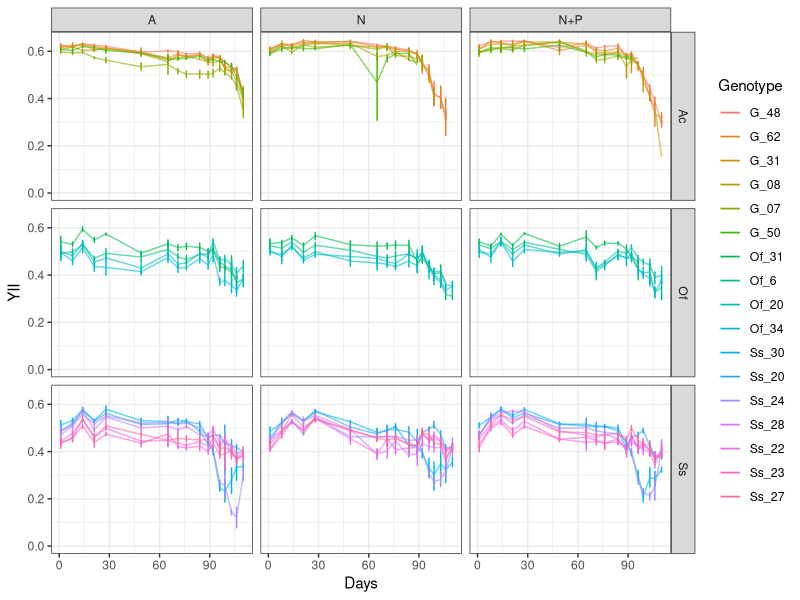
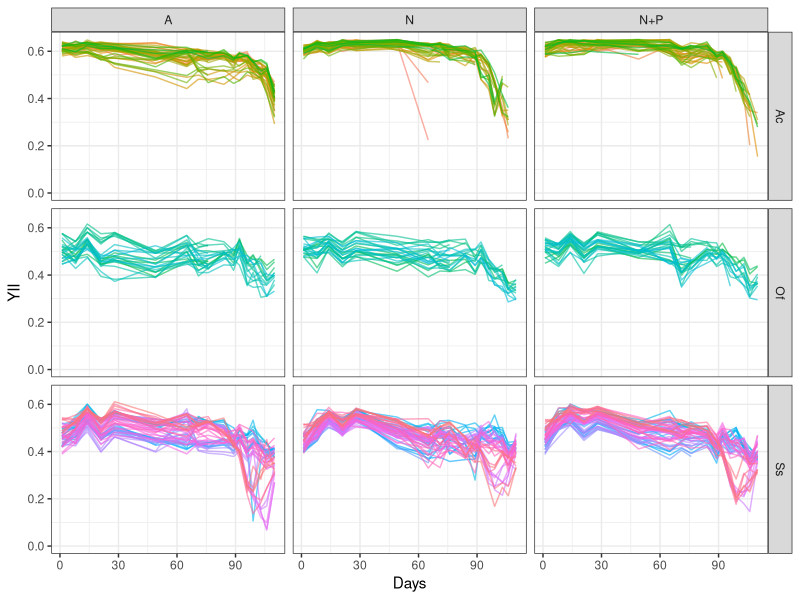
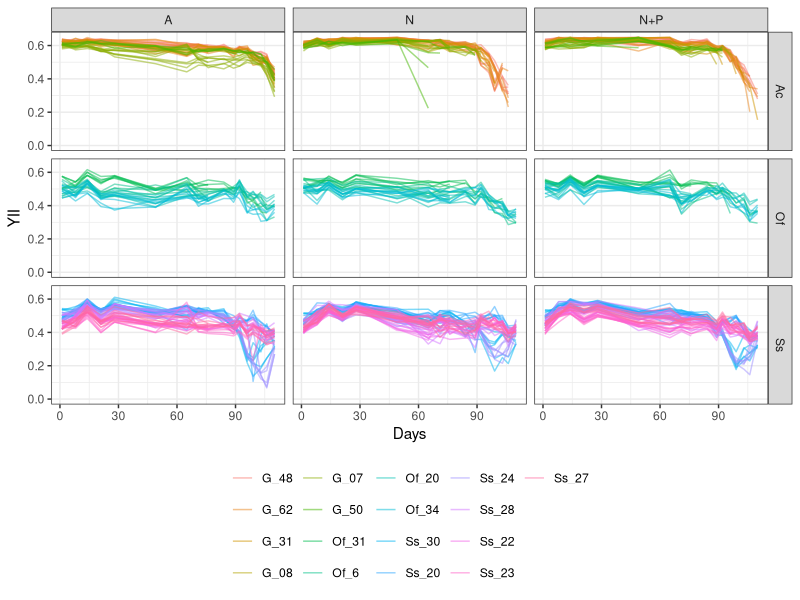
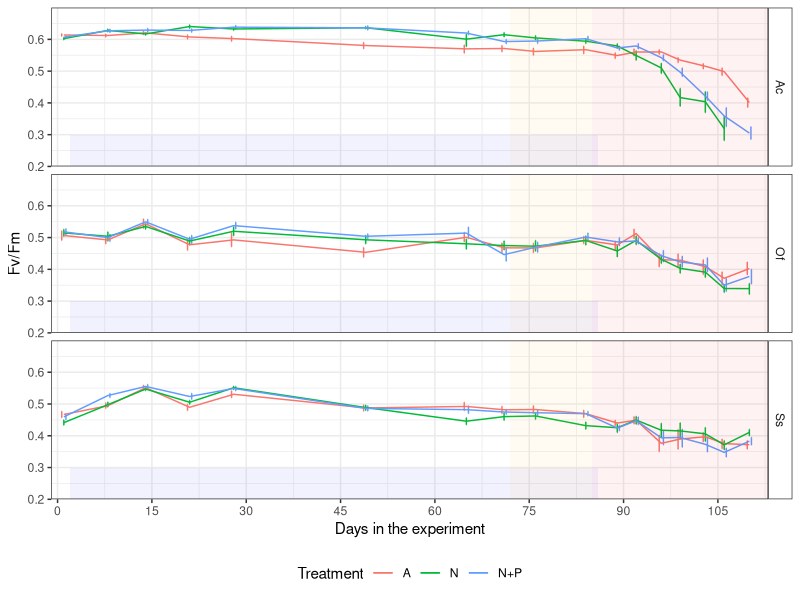
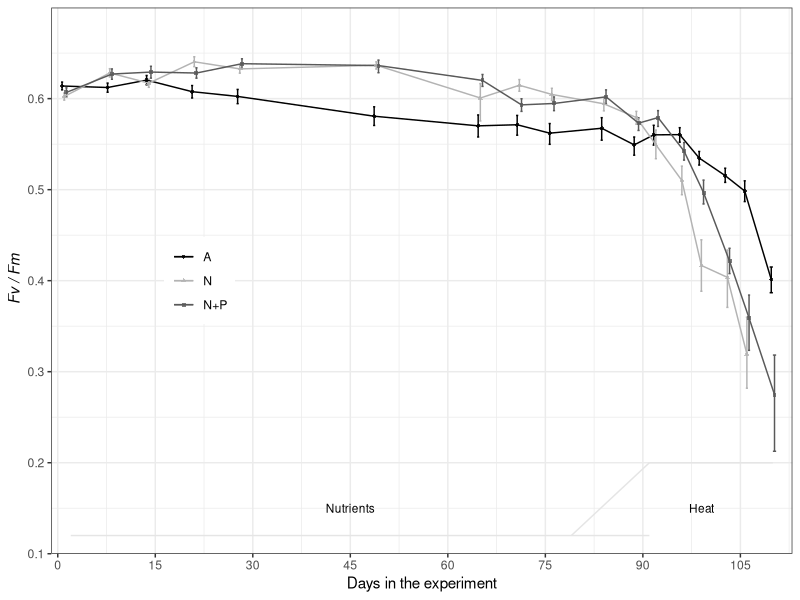
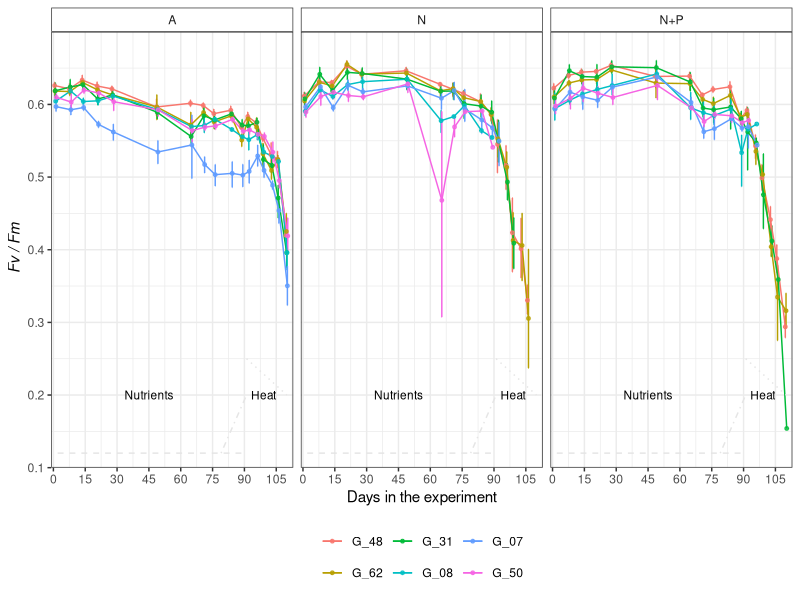
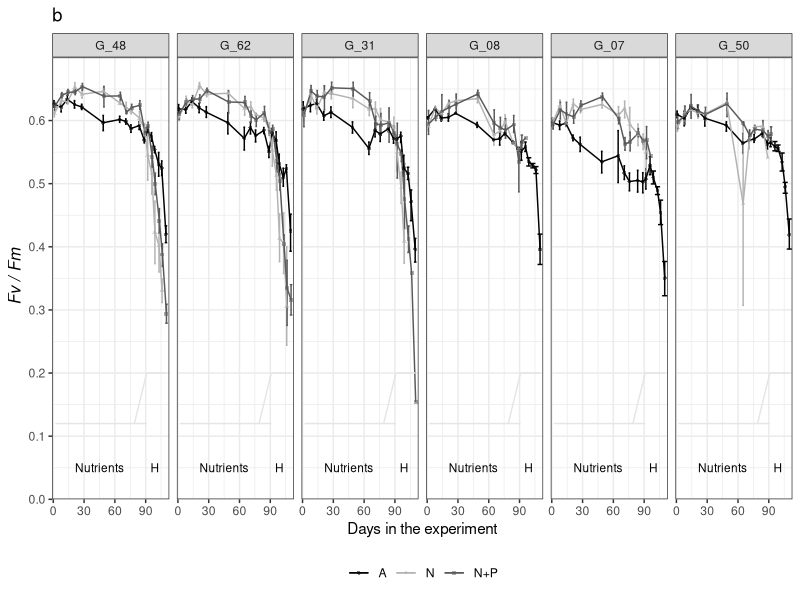

Recreate these plots in R, in order. (Note: this script raises an error after producing the figures.)
## ---- chunk 1
knitr::opts_chunk$set(echo = TRUE, warning=FALSE, message=FALSE, fig.width=7, fig.height=7)
## ---- chunk 2

# Load libraries and sources required to run the script
    library(tidyverse)
    library(ggthemes)
    library(lmerTest)
    library(emmeans)
    library(multcomp)
    library(effects)

# Default ggplot settings

    Fill.colour<-scale_colour_manual(values = c("black", "gray70", "gray35"))

    ggthe_bw<-theme(plot.background=element_blank(),
          panel.grid.major.y = element_blank(),
          panel.grid.major.x = element_blank(),
          panel.grid.minor.x = element_blank(),
          panel.grid.minor.y = element_blank(),
          legend.box.background = element_rect(),
          panel.background =element_rect(fill = NA, color = "black")
          )+
    theme_bw()
## ---- chunk 3
# Acer
    YII.Acer<-read.csv("YII_Data/YII_Nutrients_Acer.csv", header = T)
      YII.Acer$Fragment<-as.character(YII.Acer$Fragment)  # Fragment ID to character
      YII.Acer<-subset(YII.Acer, Colony!="F")
      YII.Acer<-subset(YII.Acer , Treatment!="Dead")
      YII.Acer$Spp<-"Ac"
    ## Genotype information
      MOTE<-read.csv("Genotypes_mote.csv", header = TRUE)
      YII.Acer<-merge(YII.Acer, MOTE, by="Colony", all.x=TRUE)

# Ofav    
    YII.Ofav<-read.csv("YII_Data/YII_Nutrients_Ofav.csv")
      YII.Ofav$Fragment<-as.character(YII.Ofav$Fragment) 
      YII.Ofav$Colony<-factor(as.character(YII.Ofav$Colony), 
                            levels=c("31","6","20","34"))  # D dominance order
      YII.Ofav$Genotype<-paste("Of", YII.Ofav$Colony, sep = "_")
      YII.Ofav$Spp<-"Of"

            
# Ssid      
    YII.Ssid<-read.csv("YII_Data/YII_Nutrients_Ssid.csv")
      YII.Ssid$Colony<-factor(as.character(YII.Ssid$Colony), 
                                 levels=c("30","20","24","28","22","23","27") )  # D dominance order
      YII.Ssid$Genotype<-paste("Ss", YII.Ssid$Colony, sep = "_")
      YII.Ssid$Spp<-"Ss"
      
# Pool all species the data
      YII.data<-dplyr::bind_rows(list(YII.Acer,YII.Ofav,YII.Ssid))
      YII.data<-YII.data[,-1]
      summary(YII.data)
      
# Organize data type
      YII.data$Date<-as.Date(YII.data$Date, "%m/%d/%y")
      YII.data$Days<-(as.numeric(YII.data$Date) -17485)
      
      YII.data$Spp <- as.factor(YII.data$Spp)
      YII.data$Treatment[YII.data$Treatment == "Control"] <- "A"
      YII.data$Treatment[YII.data$Treatment == "NP"] <- "N+P"
      YII.data$Treatment <- as.factor(YII.data$Treatment)
      YII.data$Genotype<-factor(as.character(YII.data$Genotype), 
                             levels=c("G_48", "G_62","G_31", 
                                      "G_08","G_07", "G_50", 
                             "Of_31","Of_6","Of_20","Of_34", 
                             "Ss_30","Ss_20","Ss_24",
                             "Ss_28","Ss_22","Ss_23","Ss_27"))  # D dominance order
      YII.data$Fragment <- paste(YII.data$Spp, YII.data$Fragment, sep = "_")
      YII.data$SampleID <- paste(YII.data$Fragment, YII.data$Time, sep = "_")
      
# Check the data
      str(YII.data)
      summary(YII.data)
      # YII.data<-YII.data[order(
      #   YII.data$Spp, YII.data$Treatment, YII.data$Replicate,
      #   YII.data$Fragment, YII.data$Date),]
      YII.data<-YII.data[order(
        YII.data$Spp, YII.data$Date, YII.data$Treatment, YII.data$Replicate,
        YII.data$Fragment),]
      #write.csv(YII.data, "Outputs/All_YII_data.csv", row.names = F)
    
# Remove baseline values
      YII.data<-subset(YII.data, Days>-1)
    # Remove recovery values
      YII.data<-subset(YII.data, Days<112)
      # write.csv(YII.data, "Outputs/Experiment_YII_data.csv", row.names = F)  
    # YII.Wide<- reshape(YII.data, idvar = "Fragment", timevar = "Days", direction = "wide")
      
      Spp.fragments<-YII.data %>% 
        group_by(Spp, Genotype, Treatment, Replicate) %>% count(Fragment)
      Spp.fragments
      #write.csv(Spp.fragments, "Meassurments_perFragments.csv", row.names = F)

# Subset data before heat stress (Only nutrients)
      YII.nutrients<-subset(YII.data, Days<80)
## ---- chunk 4
YII_Colony<- ggplot(YII.data, aes (Days, YII, colour=Genotype)) +
        stat_summary(fun.data = "mean_cl_boot",geom = "errorbar", width = 0.5)+
        stat_summary(fun.y=mean, geom="line", alpha=0.6) +   theme_bw()
      YII_Colony + ylim(0.0, 0.65) + facet_grid (Spp~Treatment)
      
YII_Fragment<- ggplot(YII.data, aes (Days, YII, colour=factor(Fragment))) +
        stat_summary(fun.y=mean, geom="line", alpha=0.6) +  
        theme_bw() + theme(legend.position = "none")
      YII_Fragment + ylim(0.0, 0.65) + facet_grid (Spp~Treatment)
      
YII_Frag_Gen<- ggplot(YII.data, aes (Days, YII, colour=Genotype, shape=Fragment)) +
        stat_summary(fun.y=mean, geom="line", alpha=0.5) +  
        theme_bw() + theme(legend.position = "bottom",
                           legend.title = element_blank())
      YII_Frag_Gen + ylim(0.0, 0.65) + facet_grid (Spp~Treatment)
## ---- chunk 5
YII_Treat<- ggplot(YII.data, aes (Days, YII, colour=Treatment)) +
        stat_summary(fun.data = "mean_cl_boot",geom = "errorbar", width = 0.2, position = position_dodge(1) )+
        stat_summary(fun.y=mean, geom="line") + ggthe_bw +
        theme(legend.position="bottom",
              strip.background = element_rect(fill="white"))+
        scale_y_continuous(limits = c(0.2, 0.7),
                           breaks = seq(0.2, 0.6, 0.1),  
                           expand = c(0, 0),
                           name=("Fv/Fm")) +
        scale_x_continuous(name="Days in the experiment",
                           limits = c(-1,113),
                           breaks = seq(0, 113, 15),  
                           expand = c(0, 0))+
        annotate("rect", xmin= 2, xmax = 86,
                 ymin = 0.2, ymax =0.3, fill="blue", alpha = .05)+
        annotate("rect", xmin= 72, xmax = 85,
                 ymin = 0.2, ymax =0.7, fill="orange", alpha = .05)+
        annotate("rect", xmin= 85, xmax = 113,
                 ymin = 0.2, ymax =0.7, fill="red", alpha = .05) + facet_grid (Spp~.)
YII_Treat
## ---- chunk 6
YII_Treat_BW<- ggplot(data=subset(YII.data, Spp=="Ac"), aes (Days, YII, colour=factor(Treatment), shape=factor(Treatment))) +
        ggthe_bw + Fill.colour+
        stat_summary(fun.data = "mean_cl_boot",geom = "errorbar", width = 1,
                     position = position_dodge(1) )+
        stat_summary(fun.y=mean, geom="line", position = position_dodge(1), 
                     linetype=1, alpha=1) + 
         stat_summary(fun.y=mean, geom="point", size =1,
                   position=position_dodge(width=1), alpha=0.8)  +
        theme(legend.position=c(0.2, 0.5),
        legend.title = element_blank(), 
        strip.background =element_rect(fill=NA)) +
      
    scale_y_continuous(limits = c(0.1, 0.7),
                           breaks = seq(0.1, 0.6, 0.1),  
                           expand = c(0, 0),
                           name=expression(~italic("Fv / Fm"))) +
        scale_x_continuous(name="Days in the experiment",
                           limits = c(-1,113),
                           breaks = seq(0, 113, 15),  
                           expand = c(0, 0))+
        annotate("segment", x = 2, xend = 91, y = 0.12, yend = 0.12,
                  colour = "gray90", linetype=1)+
        annotate("segment", x = 79, xend = 91, y = 0.12, yend = 0.20,
                  colour = "gray90", linetype=1)+
        annotate("segment", x = 91, xend = 110, y = 0.20, yend = 0.20,
                  colour = "gray90", linetype=1)
        
      
      Figure3<-YII_Treat_BW + #facet_grid (Spp~.)+
        annotate("text", x = 45, y = 0.15, label = "Nutrients", size=3)+
        annotate("text", x = 99, y = 0.15, label = "Heat", size=3)
Figure3
#ggsave(file="Acer_YII_Treat.svg", plot=Figure3, width=3.5, height=3)
## ---- chunk 7
YII_Treat_BW<- ggplot(data=subset(YII.data, Spp=="Ac"), aes (Days, YII, colour=factor(Genotype))) +
        ggthe_bw + 
  stat_summary(fun.data = "mean_cl_boot",geom = "errorbar", width = 1,
                     position = position_dodge(1) )+
  stat_summary(fun.y=mean, geom="line", position = position_dodge(1), linetype=1, alpha=1) + 
  stat_summary(fun.y=mean, geom="point", size =1,
                   position=position_dodge(width=1), alpha=0.8)  +
  theme(legend.position="bottom", 
              legend.title = element_blank(),
              strip.background = element_rect(fill="white"))+
  scale_y_continuous(limits = c(0.1, 0.7),
                           breaks = seq(0.1, 0.6, 0.1),  
                           expand = c(0, 0),
                           name=expression(~italic("Fv / Fm"))) +
  scale_x_continuous(name="Days in the experiment",
                           limits = c(-1,113),
                           breaks = seq(0, 113, 15),  
                           expand = c(0, 0))+
  annotate("segment", x = 2, xend = 91, y = 0.12, yend = 0.12,
                  colour = "gray90", linetype=2)+
  annotate("segment", x = 79, xend = 91, y = 0.12, yend = 0.20,
                  colour = "gray90", linetype=4)+
  annotate("segment", x = 91, xend = 110, y = 0.25, yend = 0.20,
                  colour = "gray90", linetype=3)
        
      
   Figure3<-YII_Treat_BW + facet_grid (~Treatment)+
        annotate("text", x = 45, y = 0.2, label = "Nutrients", size=3)+
        annotate("text", x = 99, y = 0.2, label = "Heat", size=3)
Figure3
## ---- chunk 8

Figure3_genotype<-YII_Treat_BW<- ggplot(data=subset(YII.data, Spp=="Ac"), aes (Days, YII, colour=factor(Treatment), shape=factor(Treatment))) +
        ggthe_bw + Fill.colour+
        stat_summary(fun.data = "mean_cl_boot",geom = "errorbar", width = 5,
                     position = position_dodge(1) )+
        stat_summary(fun.y=mean, geom="line", position = position_dodge(1), 
                     linetype=1, alpha=1) + 
         stat_summary(fun.y=mean, geom="point", size =1,
                   position=position_dodge(width=1), alpha=0.5)  +
        theme(axis.title.y=element_text(size=12), 
          legend.position="bottom",
          legend.title = element_blank()) + ggtitle("b") +
      
    scale_y_continuous(limits = c(0.0, 0.7),
                           breaks = seq(0.0, 0.6, 0.1),  
                           expand = c(0, 0),
                           name=expression(~italic("Fv / Fm"))) +
        scale_x_continuous(name="Days in the experiment",
                           limits = c(-1,113),
                           breaks = seq(0, 113, 30),  
                           expand = c(0, 0))+
        annotate("segment", x = 2, xend = 91, y = 0.12, yend = 0.12,
                  colour = "gray90", linetype=1)+
        annotate("segment", x = 79, xend = 91, y = 0.12, yend = 0.20,
                  colour = "gray90", linetype=1)+
        annotate("segment", x = 91, xend = 110, y = 0.20, yend = 0.20,
                  colour = "gray90", linetype=1)+
        annotate("text", x = 45, y = 0.05, label = "Nutrients", size=3)+
        annotate("text", x = 99, y = 0.05, label = "H", size=3) +
  facet_grid(~Genotype)
Figure3_genotype
  

#ggsave(file="S2b_YII_Treat_Colo.svg", plot=Figure3_genotype, width=6.0, height=3.5)
## ---- chunk 9
#Time as a factor, not as int
      str(YII.data)
      YII.data$DaysF<-as.factor(YII.data$Days)

# All spp together
      LME1<-lmer(YII ~ Treatment * DaysF * Spp + (1|Genotype),
                REML=TRUE, data=YII.data, na.action=na.omit)
       lmerTest::step (LME1)
       drop1(LME1, test = "Chisq")
       summary(LME1)
       # plot(Effect(c("Treatment","Spp","DaysF"), LME1), x.var="DaysF", multiline=T, ci.style="bars",
       #    ylab="Fv/Fm", xlab="Days in nutient treatments")
    
      # EMMs
      All.YII.emm<-emmeans(LME1, ~Treatment * DaysF* Spp)
      emmip(LME1, ~DaysF|Treatment|Spp, CIs = TRUE) + theme_bw() + facet_grid(Spp~Treatment)
  # Spp responded differently, do separate analysis for each one
## ---- chunk 10
  LME_Acer<-lmerTest::lmer(YII ~ Treatment * DaysF + (1|Genotype/Fragment), 
                               data=subset(YII.data, Spp=="Ac"), na.action=na.omit)
      summary(LME_Acer)
      
      Step.LME_Acer<-step (LME_Acer)
      final_fm <- get_model(Step.LME_Acer)
      summary(final_fm)
      
      # EMMs
      Acer.YII.emm<-emmeans(LME_Acer, ~Treatment * DaysF)
      # contrast(Acer.YII.emm, "tukey")
      
      # Effect plot options
      emmip(LME_Acer, ~DaysF|Treatment, CIs = TRUE) + theme_bw() # interaction plot of predictions
      
      # Pairwise comparisons
      #pairs(Acer.YII.emm) # same than contrast(Acer.YII.emm, "tukey")
      
      #plot(emmeans(LME_Acer, ~DaysF|Treatment), comparisons = TRUE) +
      #  coord_flip(xlim = NULL, ylim = NULL, expand = TRUE) + facet_wrap(~Treatment) +
      #  theme_gdocs() # Tukey comparission (do not trust CI to compare EMMs)
      
      Acer.YII_groups<-cld(Acer.YII.emm, by=NULL) # compact-letter display
      Acer.YII_groups<-Acer.YII_groups[order(Acer.YII_groups$Day,Acer.YII_groups$Treatment),]
      Acer.YII_groups
      write.csv(Acer.YII_groups, "Outputs/Multicomp_AcerYII.csv", row.names = F)
## ---- chunk 11
###### 
      # Ofav 
      LME_Ofav<-lmer(YII ~ Treatment * DaysF + (1|Genotype/Fragment), 
                     data=subset(YII.data, Spp=="O.fav"), na.action=na.omit)
      lmerTest::step (LME_Ofav)
      summary(LME_Ofav)
      
      # EMMs
      Ofav.YII.emm<-emmeans(LME_Ofav, ~Treatment * DaysF)
      # contrast(Ofav.YII.emm, "tukey")
      
      # Effect plot options
      emmip(LME_Ofav, ~DaysF|Treatment, CIs = TRUE) + theme_gdocs() # interaction plot of predictions
      
      # Pairwise comparisons
      #pairs(Ofav.YII.emm) # same than contrast(Acer.YII.emm, "tukey")
      
      # Pairwise comparisons
      plot(emmeans(LME_Ofav, ~DaysF|Treatment), comparisons = TRUE) +
        coord_flip(xlim = NULL, ylim = NULL, expand = TRUE) +
        facet_wrap(~Treatment) +
        theme_bw() # Tukey comparission (do not trust CI to compare EMMs)
      
      Ofav.YII_groups<-cld(Ofav.YII.emm, by=NULL) # compact-letter display
      Ofav.YII_groups<-Ofav.YII_groups[order(Ofav.YII_groups$Day,Ofav.YII_groups$Treatment),]
      Ofav.YII_groups
      write.csv(Ofav.YII_groups, "Outputs/Multicomp_OfavYII.csv", row.names = F)
## ---- chunk 12
LME_Ssid<-lmer(YII ~ Treatment * DaysF + (1|Genotype/Fragment), 
                     REML=TRUE, data=subset(YII.data, Spp=="S.sid"),
                      na.action=na.omit)
      step (LME_Ssid)
      summary(LME_Ssid)
      
      # EMMs
      Ssid.YII.emm<-emmeans(LME_Ssid, ~Treatment * DaysF)
      # contrast(Ssid.YII.emm, "tukey")
      
      # Effect plot options
      emmip(LME_Ssid, ~DaysF|Treatment, CIs = TRUE) + theme_gdocs() # interaction plot of predictions
      
      # Pairwise comparisons
      # pairs(Ssid.YII.emm) # same than contrast(Ssid.YII.emm, "tukey")
      
      # Tukey comparission (do not trust CI to compare EMMs)
      plot(emmeans(LME_Ssid, ~DaysF|Treatment), comparisons = TRUE) +
        coord_flip(xlim = NULL, ylim = NULL, expand = TRUE) + facet_wrap(~Treatment) +
        theme_gdocs()
      
      Ssid.YII_groups<-cld(Ssid.YII.emm, by=NULL) # compact-letter display
      Ssid.YII_groups<-Ssid.YII_groups[order(Ssid.YII_groups$Day,Ssid.YII_groups$Treatment),]
      Ssid.YII_groups
      write.csv(Ssid.YII_groups, "Outputs/Multicomp_SsidYII.csv", row.names = F)
## ---- chunk 13
############################################################          
 ################### ONLY NUTRIENT PHASE ##################
############################################################
          
# Select data for Nutrient enrichment (26C) only
      
    # Raw YII data              
    YII_Colony<- ggplot(YII.nutrients, aes (Days, YII, colour=Genotype)) +
      stat_summary(fun.data = "mean_cl_boot",geom = "errorbar", width = 0.2 )+
      stat_summary(fun.y=mean, geom="line") +   theme_gdocs()
    YII_Colony + ylim(0.0, 0.65) + facet_grid (Spp~Treatment)
    
    YII_Fragm<- ggplot(YII.nutrients, aes (Days, YII, colour=Treatment)) +
      stat_summary(fun.data = "mean_cl_boot",geom = "errorbar", width = 0.2 )+
      stat_summary(fun.y=mean, geom="line") +   ggthe_bw
    YII_Fragm + ylim(0.25, 0.65) + facet_wrap (Spp~Genotype)
    
    YII_Trea<- ggplot(YII.nutrients, aes (Days, YII, colour=factor(Treatment))) +
      stat_summary(fun.data = "mean_cl_boot",geom = "errorbar",
                   position = position_dodge(width = 1), width = 0.2 )+
      stat_summary(fun.y=mean, geom="line") +
      facet_grid (~Spp) + theme_gdocs()+
      scale_x_continuous(name="Days in nutrient treatment",
                         breaks=c(seq(-30,76, by=15))) +
      ylab("Fv/Fm") + ylim(0.01, 0.65)

    YII_Trea + guides(colour=guide_legend("Treatment"))+
      theme(legend.position=c(0.15, 0.3),
            plot.background=element_blank(),
            legend.box.background = element_rect())
